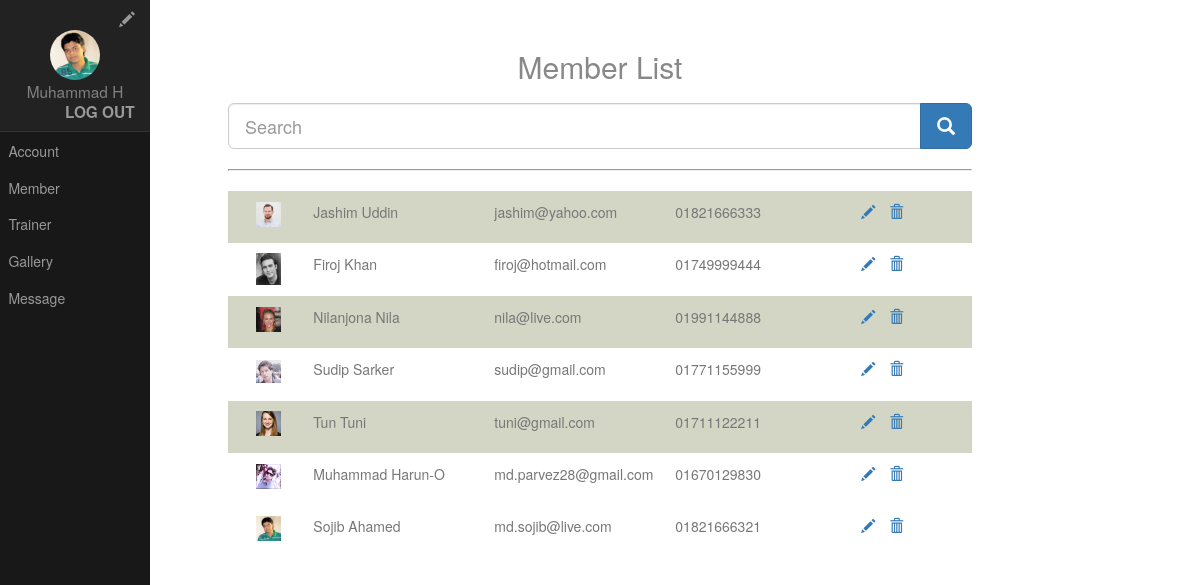
The page /admin/member_list.php (signed in) on the database its author committed.
### tables this page shows
CREATE TABLE `users` (
  `id` int(32) NOT NULL,
  `email` varchar(32) NOT NULL,
  `password` varchar(100) NOT NULL
);

CREATE TABLE `users_information` (
  `email` varchar(32) NOT NULL,
  `name` varchar(32) NOT NULL,
  `contact_number` varchar(14) NOT NULL,
  `date_of_birth` date NOT NULL,
  `gender` varchar(6) NOT NULL,
  `image_name` varchar(100) NOT NULL DEFAULT 'default.png',
  `address` varchar(100) NOT NULL
);

### admin/member_list.php (called while the page is built)
<?php
$page = "member_list";
include 'index.php';
?>

### php/database_services.php (called while the page is built, shortened)
<?php
class DatabaseHelper{
	function retrieveData($table_name,$email){
		$sql = "SELECT * FROM `$table_name` WHERE email = '$email'";
		$result = $GLOBALS['connection']->query($sql);
		if ($result->num_rows==1) {
			$row = $result->fetch_assoc();
			return $row;
		}else{
			return 0;
		}
	}
	function getAllData($table_name){
		$sql = "SELECT * FROM `$table_name`";
		$result = $GLOBALS['connection']->query($sql);
		return $result;
	}
}
?>

### admin/pages/member_list_page.php (the view, shortened to what this page needs)
<h2 class="content-subhead" style="text-align: center;">Member List</h2>
<form method="POST" action="">
  <div class="input-group">
    <input type="text" class="form-control input-lg" placeholder="Search">
    <div class="input-group-btn">
      <button class="btn btn-primary btn-lg" type="submit">
        <i class="glyphicon glyphicon-search"></i>
      </button>
    </div>
  </div>
</form>
<hr style="border-style: inset;border-width: 1px;">
<div>
	<div class="container-fluid">
	<?php
		$user_table = "users";
		$user_info_table = "users_information";
		$get_user_info = new DatabaseHelper();
		$result = $get_user_info->getAllData($user_table);
		$i=0;
		while($row=$result->fetch_array()){
			$single_row = $get_user_info->retrieveData($user_info_table,trim($row['email']));
			if (!empty($single_row)) {
	?>
		<div class="row" style="border: 1px;padding: 10px;<?php if($i%2==0){echo 'background-color: #D3D6C5;';}else{echo 'background-color: white;';}?>">
			<div class="col-sm-1" style="text-align: center;">
      		<img src="../images/<?php echo $single_row['image_name']?>" style="width: 25px;height: auto;">
    		</div>
    		<div class="col-sm-3">
      		<p><?php echo substr($single_row['name'],0,16);?></p>
    		</div>
    		<div class="col-sm-3">
      		<p><?php echo $single_row['email'];?></p>
    		</div>
    		<div class="col-sm-3">
      		<p><?php echo substr($single_row['contact_number'],0,16);?></p>
    		</div>
    		<div class="col-sm-2">
    		<a href="?view=<?php echo $single_row['email'];?>" style="padding: 5px"><span class="glyphicon glyphicon-pencil"></span></a>
      		<a href="?delete=<?php echo $single_row['email'];?>" style="padding: 5px"><span class="glyphicon glyphicon-trash"></span></a>
    		</div>
		</div>
		<?php
				}
				$i++;
			}
		?>
	</div>
</div>

### admin/index.php (shortened to what this page needs)
<?php
	include '../php/database_services.php';
?>
<!DOCTYPE html>
<html lang="en">
<head>
    <link rel="stylesheet" href="../assets/css/side-menu-web.css">
    <link rel="stylesheet" href="../assets/bootstrap/css/bootstrap.min.css">
            <link rel="stylesheet" href="../assets/css/side-menu.css">
</head>
<body>
<?php
$name = '';
$image_name = '';
if (!empty($_SESSION["admin_email"]) && !empty($_SESSION["admin_password"])) {
	$email = $_SESSION["admin_email"];
	$password = $_SESSION["admin_password"];
	if (!loginChecker($email,$password)) {
		header("Location: login.php");
	}else{
		$row = getAdminInfo($email);
		$name = $row['name'];
		$image_name = $row['image_name'];
	}
}else{
	header("Location: login.php");
}
function loginChecker($email,$password){
	$admin_table_name = 'admin';
	$login = new DatabaseHelper();
	$result=$login->checkLogin($admin_table_name,$email,$password);
	if ($result) {
		return TRUE;
	}else{
		return FALSE;
	}
}
function getAdminInfo($email){
	$admin_info_table_name = 'admin_info';
	$get_admin_info = new DatabaseHelper();
	$result=$get_admin_info->retrieveData($admin_info_table_name,$email);
	return $result;
}
?>
<header>
<?php
	include 'header.php';
?>
</header>
<div id="main">
    <div class="content">
    	<?php
    		if (isset($page)) {
    			if ($page=='member_list') {
					include 'pages/member_list_page.php';
    			}
    		}else{
    			include 'pages/home.php';
    		}
    	?>
    </div>
</div>
</body>
</html>

### admin/header.php (shortened to what this page needs)
<div id="layout">
    <div id="menu">
        <div class="pure-menu">
            <div class="pure-menu-heading" style="background-color: #222222;">
                <div style="text-align: right;">
                <a href="admin_profile.php"><span class="glyphicon glyphicon-pencil"></span></a>
                </div>
                <div style="color: gray;text-align: center;text-transform:none;">
                <img class = "img-circle" src="../images/<?php echo $image_name;?>" style="width: 50px;height: auto;">
                <br>
                <?php echo substr($name, 0,10);?>
                </div>
                <div style="text-align: right;font-weight: bold;">
                    <a href="?logout">Log out</a>
                </div>
            </div>
            <ul class="pure-menu-list">
                <li class="pure-menu-item"><a href="account.php" class="pure-menu-link">Account</a></li>
                <li class="pure-menu-item"><a href="member_list.php" class="pure-menu-link">Member</a></li>
                <li class="pure-menu-item"><a href="trainer.php" class="pure-menu-link">Trainer</a></li>
                <li class="pure-menu-item"><a href="gallery.php" class="pure-menu-link">Gallery</a></li>
                <li class="pure-menu-item"><a href="message.php" class="pure-menu-link">Message</a></li>
            </ul>
        </div>
    </div>
</div>

### assets/css/side-menu-web.css (style rules this page uses)
html { font-family:sans-serif;-ms-text-size-adjust:100%;-webkit-text-size-adjust:100% }
body { margin:0 }
article,aside,details,figcaption,figure,footer,header,hgroup,main,menu,nav,section,summary { display:block }
a { background-color:transparent }
img { border:0 }
hr { box-sizing:content-box;height:0 }
button,input,optgroup,select,textarea { color:inherit;font:inherit;margin:0 }
.pure-button,input { line-height:normal }
button { overflow:visible }
button,select { text-transform:none }
button,html input[type=button],input[type=reset],input[type=submit] { -webkit-appearance:button;cursor:pointer }
.pure-button,.pure-form input:not([type]),.pure-menu { box-sizing:border-box }
.pure-menu-item,.pure-menu-list { position:relative }
.pure-menu-list { list-style:none;margin:0;padding:0 }
.pure-menu-item { padding:0;margin:0;height:100% }
.pure-menu-heading,.pure-menu-link { display:block;text-decoration:none;white-space:nowrap }
.pure-menu-heading { text-transform:uppercase;color:#565d64 }
.pure-menu-link { color:#777 }
.pure-menu-disabled,.pure-menu-heading,.pure-menu-link { padding:.5em 1em }

### assets/css/side-menu.css (style rules this page uses)
body { color: #777; }
#layout, #menu, .menu-link { -webkit-transition: all 0.2s ease-out; -moz-transition: all 0.2s ease-out; -ms-transition: all 0.2s ease-out; -o-transition: all 0.2s ease-out; transition: all 0.2s ease-out; }
#layout { position: relative; left: 0; padding-left: 0; }
.content { margin: 0 auto; padding: 0 2em; max-width: 800px; margin-bottom: 50px; line-height: 1.6em; }
.content-subhead { margin: 50px 0 20px 0; font-weight: 300; color: #888; }
#menu { margin-left: -150px; width: 150px; position: fixed; top: 0; left: 0; bottom: 0; z-index: 1000; background: #191818; overflow-y: auto; -webkit-overflow-scrolling: touch; }
#menu a { color: #999; border: none; padding: 0.6em 0 0.6em 0.6em; }
#menu .pure-menu, #menu .pure-menu ul { border: none; background: transparent; }
#menu .pure-menu ul, #menu .pure-menu .menu-item-divided { border-top: 1px solid #333; }
#menu .pure-menu-selected, #menu .pure-menu-heading { background: #1f8dd6; }
#menu .pure-menu-heading { font-size: 110%; color: #fff; margin: 0; }
@media (min-width: 48em) { .header, .content { padding-left: 2em; padding-right: 2em; } }
@media (min-width: 48em) { #layout { padding-left: 150px; left: 0; } }
@media (min-width: 48em) { #menu { left: 150px; } }

### rows shown on the page
users: users_information.image_name (picture), users_information.name "Jashim Uddin", users_information.email "jashim@yahoo.com", users_information.contact_number "01821666333"
users: users_information.image_name (picture), users_information.name "Firoj Khan", users_information.email "firoj@hotmail.com", users_information.contact_number "01749999444"
users: users_information.image_name (picture), users_information.name "Nilanjona Nila", users_information.email "nila@live.com", users_information.contact_number "01991144888"
users: users_information.image_name (picture), users_information.name "Sudip Sarker", users_information.email "sudip@gmail.com", users_information.contact_number "01771155999"
users: users_information.image_name (picture), users_information.name "Tun Tuni", users_information.email "tuni@gmail.com", users_information.contact_number "01711122211"
users: users_information.image_name (picture), users_information.name "Muhammad Harun-O", users_information.email "md.parvez28@gmail.com", users_information.contact_number "01670129830"
users: users_information.image_name (picture), users_information.name "Sojib Ahamed", users_information.email "md.sojib@live.com", users_information.contact_number "01821666321"

### other values the page prints
substr($name, 0,10) "Muhammad H"
